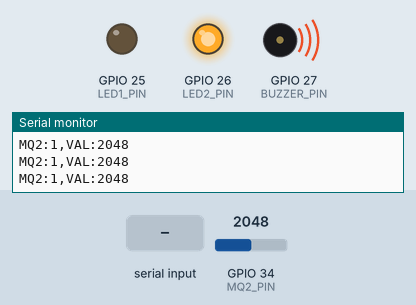
This sketch was run on a simulated ESP32. Shown: output pins drawn as LEDs (lit = HIGH), buzzer (waves = sounding, pin HIGH), the last lines printed to the serial monitor. The test bench sets the inputs (shaded band); at power-on: GPIO 34 (MQ2_PIN) = 2048.

Above: at 3.2 s.
3.3 s: "1" received over Serial
At 3.8 s:
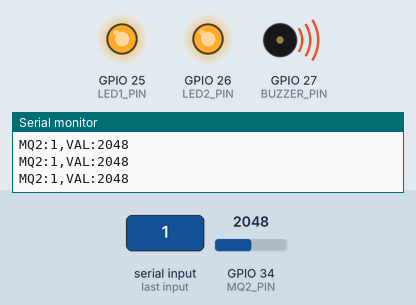
4.8 s: GPIO 34 (MQ2_PIN) set to 1844
6.3 s: GPIO 34 (MQ2_PIN) set to 1768
At 6.79 s:
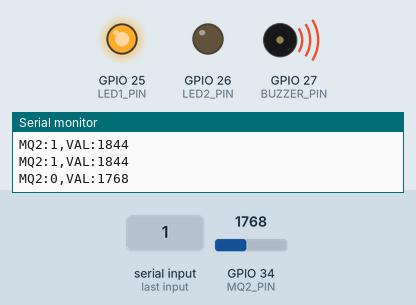
9.3 s: GPIO 34 (MQ2_PIN) set to 1840
At 10.2 s:
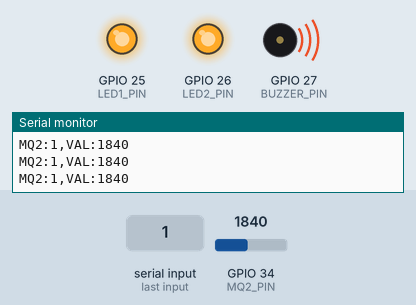
11.0 s: GPIO 34 (MQ2_PIN) set to 1760
At 11.1 s:
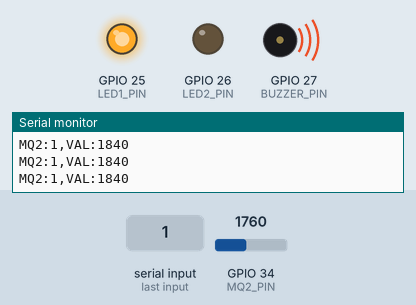
Timing chart, 0 to 15.0 s (numbered marks = the images above; inputs shaded):
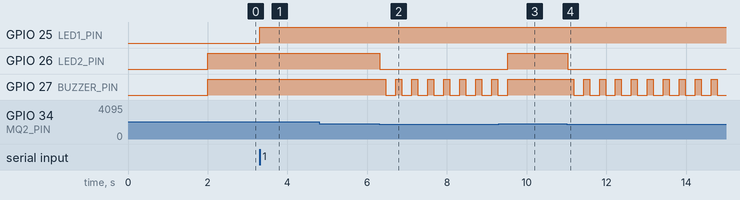

Measured:
- the behaviour switches between 1800 and 1799 on GPIO 34 (MQ2_PIN) (found by bisection; images 1 and 2)
- after the input at 3.3 s, GPIO 25 (LED1_PIN): LOW → HIGH at once
- after the input at 6.3 s, GPIO 26 (LED2_PIN): HIGH → LOW at once; GPIO 27 (BUZZER_PIN): alternates HIGH for 0.15 s and LOW for 0.25 s, starting after 0.17 s
- after the input at 9.3 s, GPIO 26 (LED2_PIN): LOW → HIGH after 0.22 s; GPIO 27 (BUZZER_PIN): goes on until 9.5 s, then stays HIGH
- after the input at 11.0 s, GPIO 26 (LED2_PIN): HIGH → LOW at once; GPIO 27 (BUZZER_PIN): alternates HIGH for 0.15 s and LOW for 0.25 s, starting after 0.18 s

The sketch:

fire_detection_final.ino
```cpp
// ESP32 FIRE DETECTION SYSTEM

const int MQ2_PIN = 34;
const int LED1_PIN = 25;
const int LED2_PIN = 26;
const int BUZZER_PIN = 27;


// Change this if you need to adjust MQ2 sensitivity
const int MQ2_THRESHOLD = 1800;

// VARIABLES

bool cameraFire = false;
bool mq2Fire = false;

int mq2Value = 0;

// SETUP

void setup() {

  Serial.begin(115200);

  pinMode(LED1_PIN, OUTPUT);
  pinMode(LED2_PIN, OUTPUT);
  pinMode(BUZZER_PIN, OUTPUT);

  pinMode(MQ2_PIN, INPUT);


  // Everything OFF initially
  digitalWrite(LED1_PIN, LOW);
  digitalWrite(LED2_PIN, LOW);
  digitalWrite(BUZZER_PIN, LOW);


  Serial.println("================================");
  Serial.println("ESP32 FIRE DETECTION SYSTEM");
  Serial.println("SYSTEM STARTED");
  Serial.println("================================");


  // Give MQ2 some time
  delay(2000);
}

// MAIN LOOP

void loop() {

  // 1. READ COMMAND FROM PYTHON

  while (Serial.available() > 0) {

    char command = Serial.read();


    // Python says CAMERA FIRE
    if (command == '1') {

      cameraFire = true;
    }


    // Python says CAMERA FIRE CLEARED
    else if (command == '0') {

      cameraFire = false;
    }
  }

  // 2. READ MQ2

  mq2Value = analogRead(MQ2_PIN);


  if (mq2Value >= MQ2_THRESHOLD) {

    mq2Fire = true;
  }

  else {

    mq2Fire = false;
  }

  // 3. LED1 = CAMERA FIRE

  if (cameraFire) {

    digitalWrite(LED1_PIN, HIGH);
  }

  else {

    digitalWrite(LED1_PIN, LOW);
  }

  // 4. LED2 = MQ2 FIRE

  if (mq2Fire) {

    digitalWrite(LED2_PIN, HIGH);
  }

  else {

    digitalWrite(LED2_PIN, LOW);
  }

  // 5. BUZZER

  // MQ2 detected smoke/gas
  // -> continuous buzzer

  if (mq2Fire) {

    digitalWrite(BUZZER_PIN, HIGH);
  }


  // Camera detected fire
  // -> blinking buzzer

  else if (cameraFire) {

    digitalWrite(BUZZER_PIN, HIGH);

    delay(150);

    digitalWrite(BUZZER_PIN, LOW);

    delay(150);
  }


  // No fire
  // -> buzzer OFF

  else {

    digitalWrite(BUZZER_PIN, LOW);

    delay(50);
  }

  // 6. SEND MQ2 DATA TO PYTHON

  Serial.print("MQ2:");

  if (mq2Fire) {

    Serial.print("1");
  }

  else {

    Serial.print("0");
  }


  Serial.print(",VAL:");

  Serial.println(mq2Value);


  // Small delay
  delay(100);
}
```
